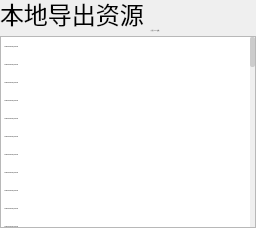
       <widget class="QFrame" name="frame_0_local">
        <property name="font">
         <font>
          <family>微软雅黑</family>
          <pointsize>-1</pointsize>
          <weight>50</weight>
          <italic>false</italic>
          <bold>false</bold>
         </font>
        </property>
        <layout class="QVBoxLayout" name="verticalLayout_2" stretch="0,1">
         <property name="spacing">
          <number>4</number>
         </property>
         <property name="leftMargin">
          <number>0</number>
         </property>
         <property name="topMargin">
          <number>0</number>
         </property>
         <property name="rightMargin">
          <number>0</number>
         </property>
         <property name="bottomMargin">
          <number>0</number>
         </property>
         <item>
          <widget class="QFrame" name="frame_0">
           <property name="minimumSize">
            <size>
             <width>0</width>
             <height>32</height>
            </size>
           </property>
           <property name="maximumSize">
            <size>
             <width>16777215</width>
             <height>32</height>
            </size>
           </property>
           <property name="font">
            <font>
             <family>微软雅黑</family>
             <pointsize>-1</pointsize>
             <weight>50</weight>
             <italic>false</italic>
             <bold>false</bold>
            </font>
           </property>
           <layout class="QHBoxLayout" name="horizontalLayout_2">
            <property name="leftMargin">
             <number>0</number>
            </property>
            <property name="topMargin">
             <number>0</number>
            </property>
            <property name="rightMargin">
             <number>0</number>
            </property>
            <property name="bottomMargin">
             <number>0</number>
            </property>
            <item>
             <widget class="QLabel" name="label_name_0">
              <property name="font">
               <font>
                <family>微软雅黑</family>
                <pointsize>-1</pointsize>
                <weight>50</weight>
                <italic>false</italic>
                <bold>false</bold>
               </font>
              </property>
              <property name="styleSheet">
               <string notr="true">font-size:24px;</string>
              </property>
              <property name="text">
               <string>本地导出资源</string>
              </property>
              <property name="alignment">
               <set>Qt::AlignBottom|Qt::AlignLeading|Qt::AlignLeft</set>
              </property>
             </widget>
            </item>
            <item>
             <widget class="QLabel" name="label_info_0">
              <property name="font">
               <font>
                <family>微软雅黑</family>
                <pointsize>-1</pointsize>
                <weight>50</weight>
                <italic>false</italic>
                <bold>false</bold>
               </font>
              </property>
              <property name="styleSheet">
               <string notr="true">color: #555;</string>
              </property>
              <property name="text">
               <string>( 一共有 1234 个文件 )</string>
              </property>
              <property name="alignment">
               <set>Qt::AlignBottom|Qt::AlignLeading|Qt::AlignLeft</set>
              </property>
             </widget>
            </item>
            <item>
             <spacer name="horizontalSpacer_0">
              <property name="font">
               <font>
                <family>微软雅黑</family>
                <pointsize>-1</pointsize>
                <weight>50</weight>
                <italic>false</italic>
                <bold>false</bold>
               </font>
              </property>
              <property name="orientation">
               <enum>Qt::Horizontal</enum>
              </property>
              <property name="sizeHint" stdset="0">
               <size>
                <width>40</width>
                <height>20</height>
               </size>
              </property>
             </spacer>
            </item>
           </layout>
          </widget>
         </item>
         <item>
          <widget class="QListWidget" name="list_dataList_0">
           <property name="font">
            <font>
             <family>微软雅黑</family>
             <pointsize>-1</pointsize>
             <weight>50</weight>
             <italic>false</italic>
             <bold>false</bold>
            </font>
           </property>
           <property name="contextMenuPolicy">
            <enum>Qt::CustomContextMenu</enum>
           </property>
           <property name="styleSheet">
            <string notr="true">QScrollBar{width:5px;}
QScrollBar:sub-line:vertical {height: 0px;}
QScrollBar:add-line:vertical {height: 0px;}
QScrollBar:vertical { 
        padding-top:0px;
        padding-bottom:0px;    
        padding-left:0px;    
        padding-right:0px;    
        border-left:0px solid #dddddd;
}
QScrollBar::handle:vertical {
        background:#cccccc;
        min-height:30px;
        border-radius:2px;
}
QScrollBar::handle:vertical:hover {
        background:#999999;
}
QListWidget::Item{
	height:18px;
}</string>
           </property>
           <property name="selectionMode">
            <enum>QAbstractItemView::ExtendedSelection</enum>
           </property>
           <property name="verticalScrollMode">
            <enum>QAbstractItemView::ScrollPerPixel</enum>
           </property>
           <property name="horizontalScrollMode">
            <enum>QAbstractItemView::ScrollPerPixel</enum>
           </property>
           <item>
            <property name="text">
             <string>..\ui\head\role\chara_0018.dds</string>
            </property>
           </item>
           <item>
            <property name="text">
             <string>..\ui\head\role\chara_0018.dds</string>
            </property>
           </item>
           <item>
            <property name="text">
             <string>..\ui\head\role\chara_0018.dds</string>
            </property>
           </item>
           <item>
            <property name="text">
             <string>..\ui\head\role\chara_0018.dds</string>
            </property>
           </item>
           <item>
            <property name="text">
             <string>..\ui\head\role\chara_0018.dds</string>
            </property>
           </item>
           <item>
            <property name="text">
             <string>..\ui\head\role\chara_0018.dds</string>
            </property>
           </item>
           <item>
            <property name="text">
             <string>..\ui\head\role\chara_0018.dds</string>
            </property>
           </item>
           <item>
            <property name="text">
             <string>..\ui\head\role\chara_0018.dds</string>
            </property>
           </item>
           <item>
            <property name="text">
             <string>..\ui\head\role\chara_0018.dds</string>
            </property>
           </item>
           <item>
            <property name="text">
             <string>..\ui\head\role\chara_0018.dds</string>
            </property>
           </item>
           <item>
            <property name="text">
             <string>..\ui\head\role\chara_0018.dds</string>
            </property>
           </item>
           <item>
            <property name="text">
             <string>..\ui\head\role\chara_0018.dds</string>
            </property>
           </item>
           <item>
            <property name="text">
             <string>..\ui\head\role\chara_0018.dds</string>
            </property>
           </item>
           <item>
            <property name="text">
             <string>..\ui\head\role\chara_0018.dds</string>
            </property>
           </item>
           <item>
            <property name="text">
             <string>新建项目</string>
            </property>
           </item>
           <item>
            <property name="text">
             <string>新建项目</string>
            </property>
           </item>
           <item>
            <property name="text">
             <string>新建项目</string>
            </property>
           </item>
           <item>
            <property name="text">
             <string>新建项目</string>
            </property>
           </item>
           <item>
            <property name="text">
             <string>新建项目</string>
            </property>
           </item>
           <item>
            <property name="text">
             <string>新建项目</string>
            </property>
           </item>
           <item>
            <property name="text">
             <string>新建项目</string>
            </property>
           </item>
           <item>
            <property name="text">
             <string>新建项目</string>
            </property>
           </item>
           <item>
            <property name="text">
             <string>新建项目</string>
            </property>
           </item>
           <item>
            <property name="text">
             <string>新建项目</string>
            </property>
           </item>
           <item>
            <property name="text">
             <string>新建项目</string>
            </property>
           </item>
           <item>
            <property name="text">
             <string>新建项目</string>
            </property>
           </item>
           <item>
            <property name="text">
             <string>新建项目</string>
            </property>
           </item>
           <item>
            <property name="text">
             <string>新建项目</string>
            </property>
           </item>
           <item>
            <property name="text">
             <string>新建项目</string>
            </property>
           </item>
           <item>
            <property name="text">
             <string>新建项目</string>
            </property>
           </item>
           <item>
            <property name="text">
             <string>新建项目</string>
            </property>
           </item>
           <item>
            <property name="text">
             <string>新建项目</string>
            </property>
           </item>
           <item>
            <property name="text">
             <string>新建项目</string>
            </property>
           </item>
           <item>
            <property name="text">
             <string>新建项目</string>
            </property>
           </item>
           <item>
            <property name="text">
             <string>新建项目</string>
            </property>
           </item>
           <item>
            <property name="text">
             <string>新建项目</string>
            </property>
           </item>
           <item>
            <property name="text">
             <string>新建项目</string>
            </property>
           </item>
           <item>
            <property name="text">
             <string>新建项目</string>
            </property>
           </item>
           <item>
            <property name="text">
             <string>新建项目</string>
            </property>
           </item>
           <item>
            <property name="text">
             <string>新建项目</string>
            </property>
           </item>
           <item>
            <property name="text">
             <string>新建项目</string>
            </property>
           </item>
           <item>
            <property name="text">
             <string>新建项目</string>
            </property>
           </item>
           <item>
            <property name="text">
             <string>新建项目</string>
            </property>
           </item>
           <item>
            <property name="text">
             <string>新建项目</string>
            </property>
           </item>
           <item>
            <property name="text">
             <string>新建项目</string>
            </property>
           </item>
           <item>
            <property name="text">
             <string>新建项目</string>
            </property>
           </item>
           <item>
            <property name="text">
             <string>新建项目</string>
            </property>
           </item>
           <item>
            <property name="text">
             <string>新建项目</string>
            </property>
           </item>
           <item>
            <property name="text">
             <string>新建项目</string>
            </property>
           </item>
           <item>
            <property name="text">
             <string>新建项目</string>
            </property>
           </item>
           <item>
            <property name="text">
             <string>新建项目</string>
            </property>
           </item>
           <item>
            <property name="text">
             <string>新建项目</string>
            </property>
           </item>
           <item>
            <property name="text">
             <string>新建项目</string>
            </property>
           </item>
           <item>
            <property name="text">
             <string>新建项目</string>
            </property>
           </item>
           <item>
            <property name="text">
             <string>新建项目</string>
            </property>
           </item>
           <item>
            <property name="text">
             <string>新建项目</string>
            </property>
           </item>
           <item>
            <property name="text">
             <string>新建项目</string>
            </property>
           </item>
           <item>
            <property name="text">
             <string>新建项目</string>
            </property>
           </item>
           <item>
            <property name="text">
             <string>新建项目</string>
            </property>
           </item>
           <item>
            <property name="text">
             <string>新建项目</string>
            </property>
           </item>
           <item>
            <property name="text">
             <string>新建项目</string>
            </property>
           </item>
           <item>
            <property name="text">
             <string>新建项目</string>
            </property>
           </item>
           <item>
            <property name="text">
             <string>新建项目</string>
            </property>
           </item>
           <item>
            <property name="text">
             <string>新建项目</string>
            </property>
           </item>
           <item>
            <property name="text">
             <string>新建项目</string>
            </property>
           </item>
           <item>
            <property name="text">
             <string>新建项目</string>
            </property>
           </item>
           <item>
            <property name="text">
             <string>新建项目</string>
            </property>
           </item>
           <item>
            <property name="text">
             <string>新建项目</string>
            </property>
           </item>
           <item>
            <property name="text">
             <string>新建项目</string>
            </property>
           </item>
           <item>
            <property name="text">
             <string>新建项目</string>
            </property>
           </item>
           <item>
            <property name="text">
             <string>新建项目</string>
            </property>
           </item>
           <item>
            <property name="text">
             <string>新建项目</string>
            </property>
           </item>
           <item>
            <property name="text">
             <string>新建项目</string>
            </property>
           </item>
           <item>
            <property name="text">
             <string>新建项目</string>
            </property>
           </item>
           <item>
            <property name="text">
             <string>新建项目</string>
            </property>
           </item>
           <item>
            <property name="text">
             <string>新建项目</string>
            </property>
           </item>
           <item>
            <property name="text">
             <string>新建项目</string>
            </property>
           </item>
           <item>
            <property name="text">
             <string>新建项目</string>
            </property>
           </item>
           <item>
            <property name="text">
             <string>新建项目</string>
            </property>
           </item>
           <item>
            <property name="text">
             <string>新建项目</string>
            </property>
           </item>
           <item>
            <property name="text">
             <string>新建项目</string>
            </property>
           </item>
           <item>
            <property name="text">
             <string>新建项目</string>
            </property>
           </item>
           <item>
            <property name="text">
             <string>新建项目</string>
            </property>
           </item>
           <item>
            <property name="text">
             <string>新建项目</string>
            </property>
           </item>
           <item>
            <property name="text">
             <string>新建项目</string>
            </property>
           </item>
           <item>
            <property name="text">
             <string>新建项目</string>
            </property>
           </item>
           <item>
            <property name="text">
             <string>新建项目</string>
            </property>
           </item>
           <item>
            <property name="text">
             <string>新建项目</string>
            </property>
           </item>
           <item>
            <property name="text">
             <string>新建项目</string>
            </property>
           </item>
           <item>
            <property name="text">
             <string>新建项目</string>
            </property>
           </item>
           <item>
            <property name="text">
             <string>新建项目</string>
            </property>
           </item>
           <item>
            <property name="text">
             <string>新建项目</string>
            </property>
           </item>
           <item>
            <property name="text">
             <string>新建项目</string>
            </property>
           </item>
           <item>
            <property name="text">
             <string>新建项目</string>
            </property>
           </item>
           <item>
            <property name="text">
             <string>新建项目</string>
            </property>
           </item>
           <item>
            <property name="text">
             <string>新建项目</string>
            </property>
           </item>
           <item>
            <property name="text">
             <string>新建项目</string>
            </property>
           </item>
           <item>
            <property name="text">
             <string>新建项目</string>
            </property>
           </item>
           <item>
            <property name="text">
             <string>新建项目</string>
            </property>
           </item>
           <item>
            <property name="text">
             <string>新建项目</string>
            </property>
           </item>
           <item>
            <property name="text">
             <string>新建项目</string>
            </property>
           </item>
           <item>
            <property name="text">
             <string>新建项目</string>
            </property>
           </item>
           <item>
            <property name="text">
             <string>新建项目</string>
            </property>
           </item>
           <item>
            <property name="text">
             <string>新建项目</string>
            </property>
           </item>
           <item>
            <property name="text">
             <string>新建项目</string>
            </property>
           </item>
           <item>
            <property name="text">
             <string>新建项目</string>
            </property>
           </item>
           <item>
            <property name="text">
             <string>新建项目</string>
            </property>
           </item>
           <item>
            <property name="text">
             <string>新建项目</string>
            </property>
           </item>
           <item>
            <property name="text">
             <string>新建项目</string>
            </property>
           </item>
           <item>
            <property name="text">
             <string>新建项目</string>
            </property>
           </item>
           <item>
            <property name="text">
             <string>新建项目</string>
            </property>
           </item>
           <item>
            <property name="text">
             <string>新建项目</string>
            </property>
           </item>
           <item>
            <property name="text">
             <string>新建项目</string>
            </property>
           </item>
           <item>
            <property name="text">
             <string>新建项目</string>
            </property>
           </item>
           <item>
            <property name="text">
             <string>新建项目</string>
            </property>
           </item>
           <item>
            <property name="text">
             <string>新建项目</string>
            </property>
           </item>
           <item>
            <property name="text">
             <string>新建项目</string>
            </property>
           </item>
           <item>
            <property name="text">
             <string>新建项目</string>
            </property>
           </item>
           <item>
            <property name="text">
             <string>新建项目</string>
            </property>
           </item>
           <item>
            <property name="text">
             <string>新建项目</string>
            </property>
           </item>
           <item>
            <property name="text">
             <string>新建项目</string>
            </property>
           </item>
           <item>
            <property name="text">
             <string>新建项目</string>
            </property>
           </item>
           <item>
            <property name="text">
             <string>新建项目</string>
            </property>
           </item>
           <item>
            <property name="text">
             <string>新建项目</string>
            </property>
           </item>
           <item>
            <property name="text">
             <string>新建项目</string>
            </property>
           </item>
           <item>
            <property name="text">
             <string>新建项目</string>
            </property>
           </item>
           <item>
            <property name="text">
             <string>新建项目</string>
            </property>
           </item>
           <item>
            <property name="text">
             <string>新建项目</string>
            </property>
           </item>
           <item>
            <property name="text">
             <string>新建项目</string>
            </property>
           </item>
           <item>
            <property name="text">
             <string>新建项目</string>
            </property>
           </item>
           <item>
            <property name="text">
             <string>新建项目</string>
            </property>
           </item>
           <item>
            <property name="text">
             <string>新建项目</string>
            </property>
           </item>
           <item>
            <property name="text">
             <string>新建项目</string>
            </property>
           </item>
           <item>
            <property name="text">
             <string>新建项目</string>
            </property>
           </item>
           <item>
            <property name="text">
             <string>新建项目</string>
            </property>
           </item>
           <item>
            <property name="text">
             <string>新建项目</string>
            </property>
           </item>
           <item>
            <property name="text">
             <string>新建项目</string>
            </property>
           </item>
           <item>
            <property name="text">
             <string>新建项目</string>
            </property>
           </item>
           <item>
            <property name="text">
             <string>新建项目</string>
            </property>
           </item>
          </widget>
         </item>
        </layout>
       </widget>
